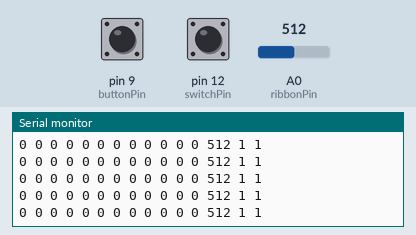
The sketch below on a simulated Arduino Uno, built with avr-gcc and run on an emulated ATmega328P. Parts: the last lines printed to the serial monitor. The inputs (shaded band) are chosen by the test bench; at power-on: A0 (ribbonPin) = 512, pin 9 (buttonPin) HIGH, pin 12 (switchPin) HIGH.

Above: at 1.2 s.
1.3 s: A0 (ribbonPin) set to 107
At 2.0 s:
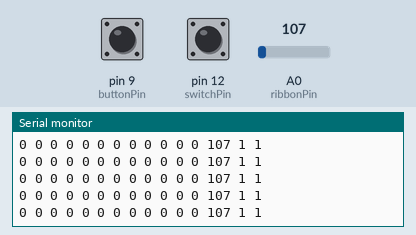
4.3 s: A0 (ribbonPin) set to 90
At 5.1 s:
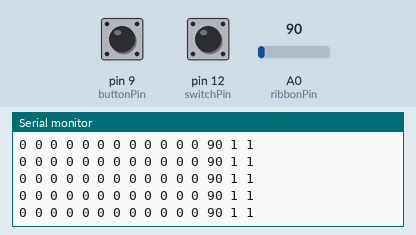

The sketch:

HexmodalSketch.ino
```cpp
#include <Wire.h>
#include "Adafruit_MPR121.h"

#ifndef _BV
#define _BV(bit) (1 << (bit))
#endif

Adafruit_MPR121 cap = Adafruit_MPR121(); // Instaniates object for capacitive breakout
uint16_t lasttouched = 0; // For keeping track of when cap pins are touched and released
uint16_t currtouched = 0;
int sensorData[12]; // Array for keeping capacitive plate states

const int ribbonPin = A0; // Ribbon Sensor Variables
int ribbonValue = 0;

const int buttonPin = 9; // Button Variables
int buttonState = 0;
bool lastButtonState = LOW;
int buttonMode = 0;

const int switchPin = 12; // Switch Variables
int switchState = 0;


void setup()
{
  pinMode(buttonPin, INPUT_PULLUP);
  pinMode(switchPin, INPUT_PULLUP);

  Serial.begin(9600);
  while (!Serial) // Start delay (from MPR121 example)
  {
    delay(10);
  }

  // Code for making sure MPR board is found, it seems to be integral but I don't know why
  // Default address is 0x5A, if tied to 3.3V its 0x5B
  // If tied to SDA its 0x5C and if SCL then 0x5D
  if (!cap.begin(0x5A)) {
    Serial.println("MPR121 not found, check wiring?");
    while (1);
  }
  Serial.println("MPR121 found!");
}


void loop()
{
  //--------------------------INPUT READINGS--------------------------//

  currtouched = cap.touched(); // Get the currently touched pads
  for (uint8_t i=0; i<12; i++) // Runs through all pins
  {
    if ((currtouched & _BV(i)) && !(lasttouched & _BV(i)) ) // Runs when touched
    {
      sensorData[i] = 1;
    }
    if (!(currtouched & _BV(i)) && (lasttouched & _BV(i)) ) // Runs when released
    {
      sensorData[i] = 0;
    }
  }
  ribbonValue = analogRead(ribbonPin); // Reads ribbon sensor
  // TODO: ADD MODE SWITCH LOGIC
  buttonState = digitalRead(buttonPin); // Reads button state
  switchState = digitalRead(switchPin); // Reads switch state


  //--------------------------SERIAL PRINTING--------------------------//

  for(int i = 0; i < 12; i++) // This loop prints the serial data in white-space separated list
  {
    Serial.print(sensorData[i]); Serial.print(" ");
  }
  Serial.print(ribbonValue); Serial.print(" "); // Adds the ribbon value to the serial message string
  Serial.print(buttonState); Serial.print(" "); // Adds button state to to the serial message string
  Serial.print(switchState); Serial.print(" "); // Adds button state to to the serial message string
  Serial.println();

  // SERIAL OUTPUT: capPlates(1-12) ribbonValue buttonState switchState

  // reset our state
  lasttouched = currtouched;

  return;
}
```

Measured:
- after the input at 1.3 s, the serial monitor: prints a new line after 0.09 s (image 1)
- after the input at 4.3 s, the serial monitor: prints a new line after 0.10 s (image 2)
